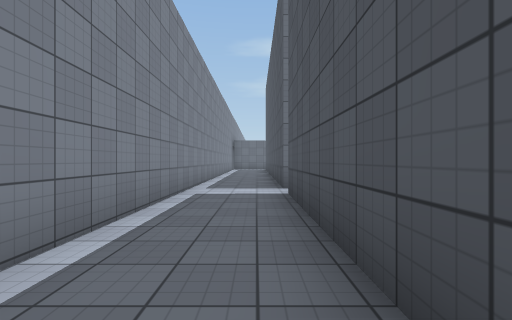
View 1 (above)

16 first-person views from a walk through a scene from a Unity 3-D project. The camera is 1.3 m above the floor, looks level and sees 85° across. The floor is counted in squares, 2 m on a side. Each view is taken from the middle of a square. On the plan, view 1 faces up. The plan holds only what a view shows up to about 9 squares ahead; the rest is blank. The place goes on beyond the plan. The player is left out. Surface patterns are stand-ins for the level's own textures.

View 2
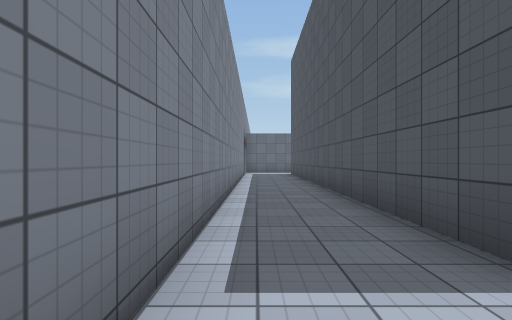

View 3
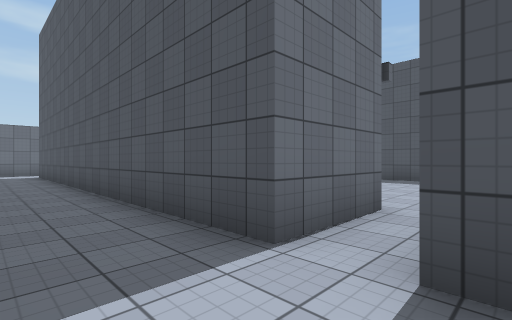

View 4
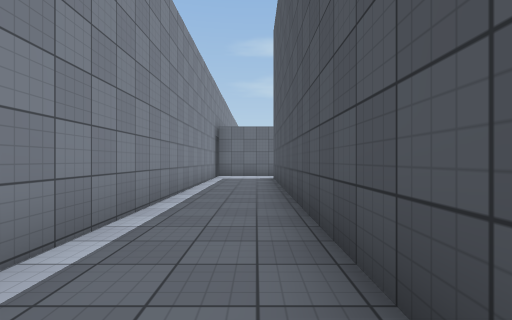

View 5
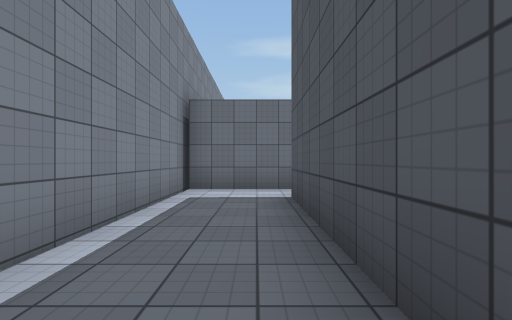

View 6
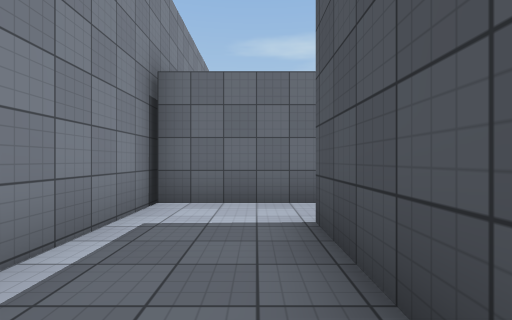

View 7
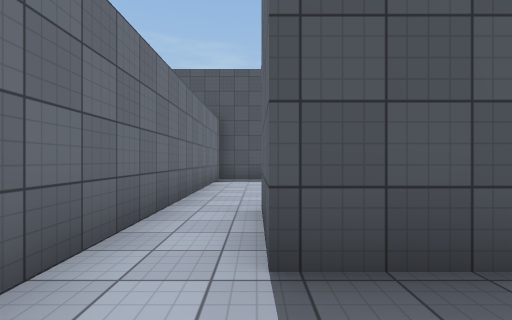

View 8
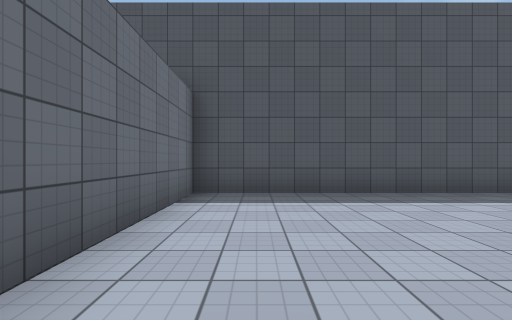

View 9
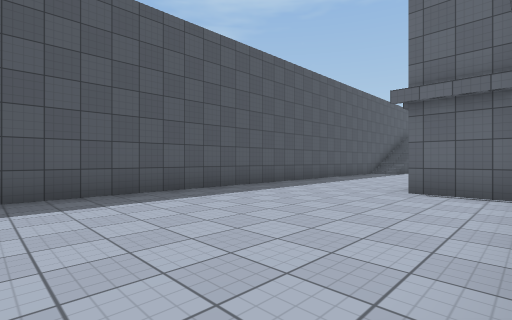

View 10
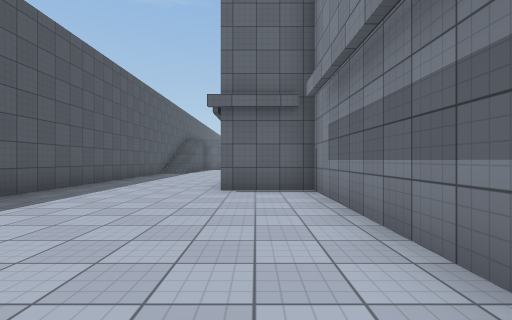

View 11
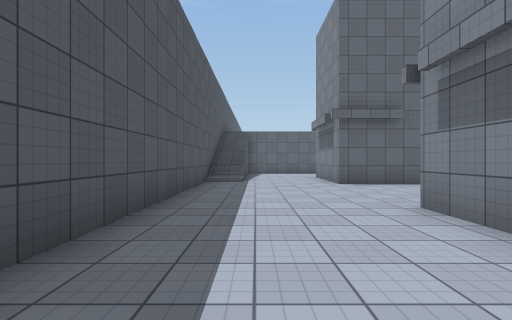

View 12
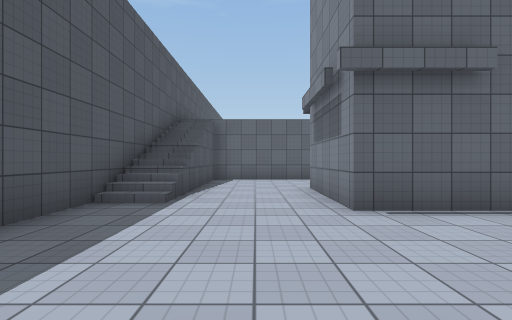

View 13
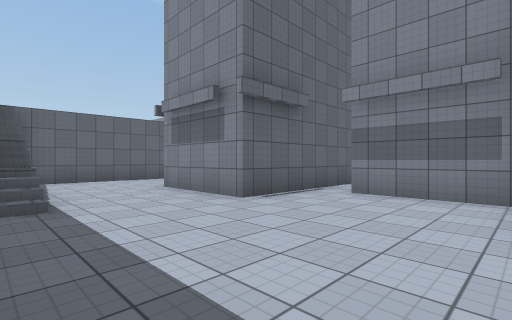

View 14
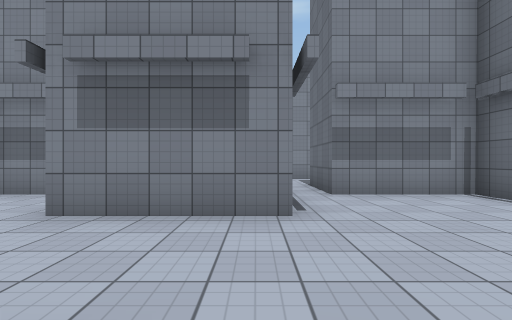

View 15
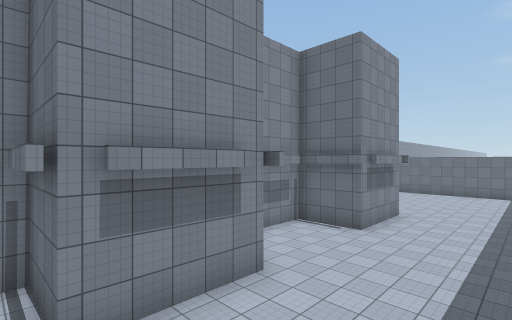

View 16
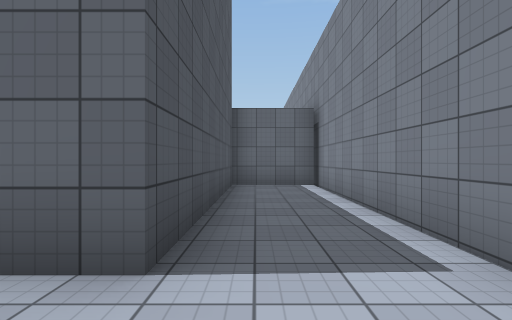

### Floor plan
Key: @ floor where view 1 was taken; # wall or solid block; . floor; / step, stairs or slope.
Columns run from 2 left of view 1 to 9 right of it. Each row starts with its distance up from view 1.
 20 ############
 19 #..........#
 18 #..##......#
 17 #..##......#
 16 #..##......#
 15 #..##......#
 14 #..##......#
 13 #..##......#
 12 #..####....#
 11 #..# ##....#
 10 #..####....#
  9 #..##......#
  8 #..##......#
  7 #..##......#
  6 #..........#
  5 #..####.../#
  4 #..# ##.../#
  3 #..####.../#
  2 #..##...../#
  1 #..##...../#
  0 #/@##//////#
 -1 #        #

Where each view was taken, in squares from view 1:
view 1: 0 up, 0 right, facing up
view 2: 5 up, 1 left, facing up
view 3: 5 up, 1 left, facing up-right
view 4: 8 up, 0 right, facing up
view 5: 13 up, 0 right, facing up
view 6: 15 up, 0 right, facing up
view 7: 18 up, 1 left, facing right
view 8: 18 up, 3 right, facing right
view 9: 18 up, 3 right, facing down-right
view 10: 18 up, 4 right, facing down
view 11: 13 up, 7 right, facing down
view 12: 9 up, 6 right, facing down
view 13: 9 up, 8 right, facing down-left
view 14: 5 up, 8 right, facing left
view 15: 2 up, 8 right, facing up-left
view 16: 7 up, 0 right, facing down
